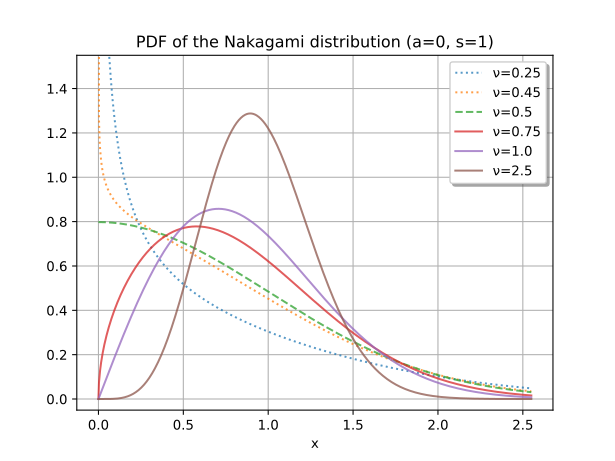

The Python source for this figure:
import numpy as np
from scipy.stats import nakagami
import matplotlib.pyplot as plt


x = np.linspace(1e-12, 2.55, 800)
for nu in [0.25, 0.45, 0.5, 0.75, 1.0, 2.5]:
    if nu < 0.5:
        ls = ':'
    elif nu == 0.5:
        ls = '--'
    else:
        ls = '-'
    plt.plot(x, nakagami.pdf(x, nu), alpha=0.75, linestyle=ls, label=f'ν={nu}')

plt.ylim(-0.05, 1.55)
plt.title('PDF of the Nakagami distribution (a=0, s=1)')
plt.xlabel('x')
plt.legend(framealpha=1, shadow=True)
plt.grid(True)
# plt.show()
plt.savefig('nakagami_plots.svg')
